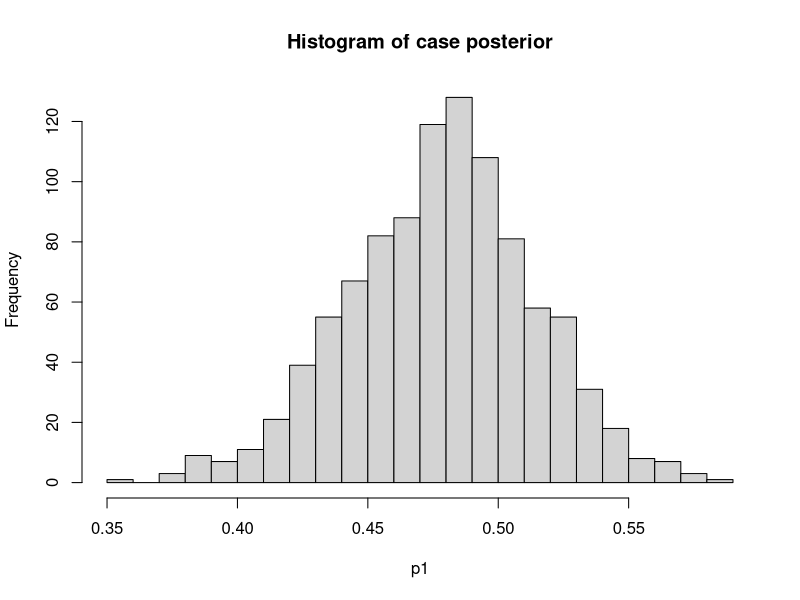
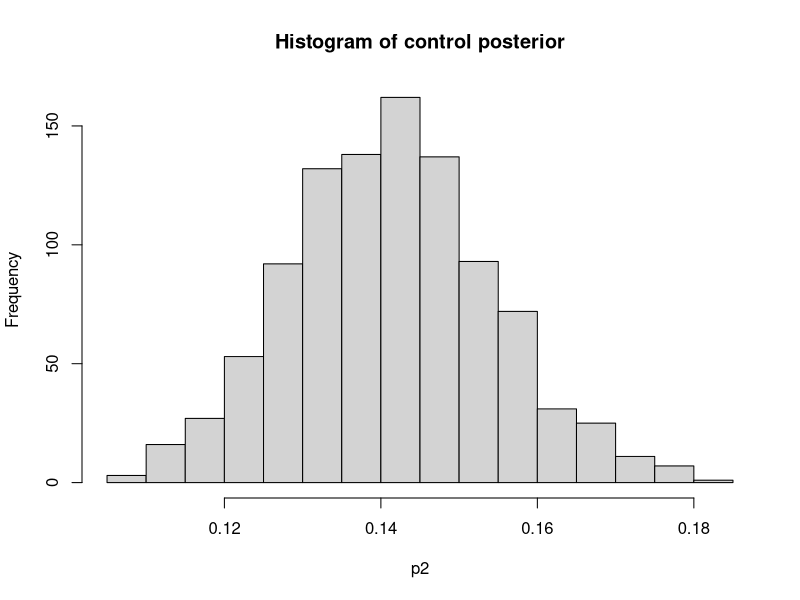
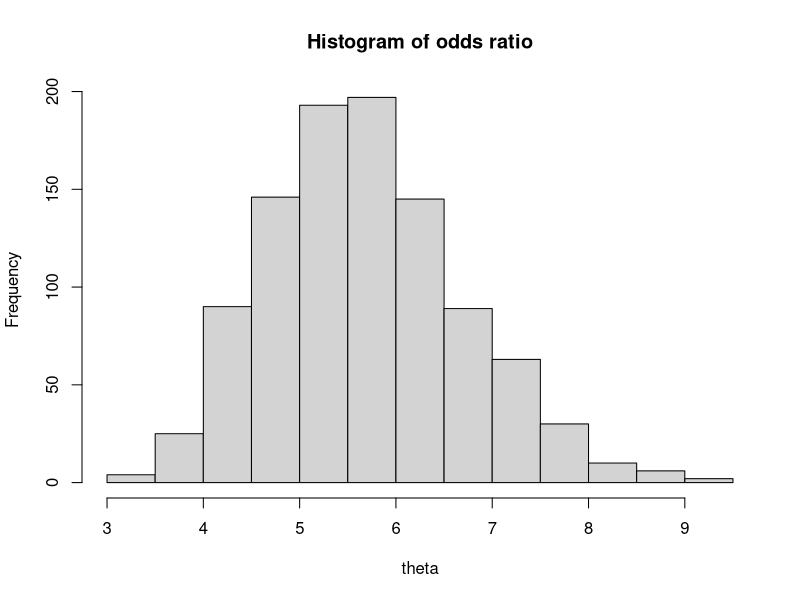

Reproduce these figures in R, in order.
library(data.table)
library(dplyr)
library(xtable)

X0Y1 <- 104
X0Y0 <- 666
X1Y1 <- 96
X1Y0 <- 109

n1 <- X0Y1 + X1Y1
n2 <- X0Y0 + X1Y0

# Part b
p1 <- X1Y1/n1
p2 <- X1Y0/n2

theta <- p1/(1 - p1)*(1 - p2)/p2
se_theta <- sqrt(p1*(1 - p2)*(p2*(1 - p2) + p1*(1 - p1))/(p2^3*(1 - p1)^3*(n1 + n2)))
ci_left <- theta - qnorm(0.95)*se_theta
ci_right <- theta + qnorm(0.95)*se_theta

# Case
a <- 1
b <- 1
post_a <- a + X1Y1
post_b <- b + n1 - X1Y1
cred_left_case <- qbeta(0.05, post_a, post_b)
cred_right_case <- qbeta(0.95, post_a, post_b)

mean_case <- (X1Y1 + 1)/(n1 + 2)
mode_case <- X1Y1/n1
sd_case <- sqrt((X1Y1 + 1)*(n1 - X1Y1 + 1))/((n1 + 2)*sqrt(n1 + 3))

post_a_control <- a + X1Y0
post_b_control <- b + n2 - X1Y0
cred_left_control <- qbeta(0.05, post_a_control, post_b_control)
cred_right_control <- qbeta(0.95, post_a_control, post_b_control)

mean_control <- (X1Y0 + 1)/(n2 + 2)
mode_control <- X1Y0/n2
sd_control <- sqrt((X1Y0 + 1)*(n2 - X1Y0 + 1))/((n2 + 2)*sqrt(n2 + 3))
# Control

dat <- data.table(Mean=c(mean_case, mean_control),
                  Mode=c(mode_case, mode_control),
                  SD=c(sd_case, sd_control),
                  "0.05 Quantile"=c(cred_left_case, cred_left_control),
                  "0.95 Quantile"=c(cred_right_case, cred_right_control))
dat$Group <- c("Case", "Control")

sink("bayes.tex")
print(xtable(dat, digits=c(0, rep(3, 5), 0)),
      include.rownames=FALSE)
sink()

asymp_left_case <- qnorm(0.05, p1, p1*(1 - p1)/sqrt(n1))
asymp_right_case <- qnorm(0.95, p1, p1*(1 - p1)/sqrt(n1))

asymp_left_control <- qnorm(0.05, p2, p2*(1 - p2)/sqrt(n2))
asymp_right_control <- qnorm(0.95, p2, p2*(1 - p2)/sqrt(n2))

dat_asymp <- data.table("0.05 Quantile"=c(asymp_left_case,
                                          asymp_left_control),
                        "0.95 Quantile"=c(asymp_right_case,
                                          asymp_right_control))
dat_asymp$Group <- c("Case", "Control")

sink("asymp.tex")
print(xtable(dat_asymp, digits=c(0, rep(3, 2), 0)),
      include.rownames=FALSE)
sink()

sample_size <- 1000
case_samp <- rbeta(n=sample_size, post_a, post_b)
case_samp_qs <- quantile(case_samp, probs=c(0.05, 0.95))

pdf("hist_case.pdf", width=10, height=6)
hist(case_samp, xlab="p1", main="Histogram of case posterior", breaks=20)
dev.off()

control_samp <- rbeta(n=sample_size, post_a_control, post_b_control)
control_samp_qs <- quantile(control_samp, probs=c(0.05, 0.95))

pdf("hist_control.pdf", width=10, height=6)
hist(control_samp, xlab="p2", main="Histogram of control posterior", breaks=20)
dev.off()

sample_dat <- data.table(rbind(case_samp_qs, control_samp_qs))
sample_dat$Group <- c("Case", "Control")

sink("samp.tex")
print(xtable(sample_dat, digits=c(0, rep(3, 2), 0)),
      include.rownames=FALSE)
sink()

theta_samp <- (case_samp/(1 - case_samp))/(control_samp/(1 - control_samp))
theta_qs <- quantile(theta_samp, probs=c(0.05, 0.5, 0.95))

pdf("theta.pdf", width=10, height=6)
hist(theta_samp, xlab="theta", main="Histogram of odds ratio", breaks=20)
dev.off()

sink("theta.tex")
print(xtable(data.table(rbind(theta_qs)), digits=c(0, rep(3, 3))),
      include.rownames=FALSE)
sink()
